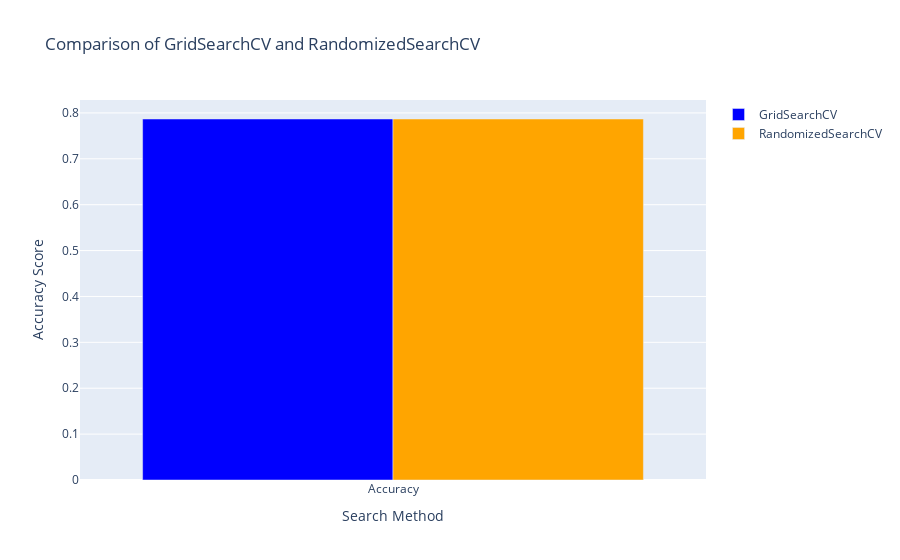

Here is the notebook cell this chart was saved with:
### Markdown cell above
**Grid Search VS Random Search**

### Code cell
# Compare search methods and get best parameters
gs_model, rs_model, best_params = compare_search_methods(X, t)
print(f"Best parameters found: {best_params}")

### Figure 1 — Plotly figure (JSON) as saved in the notebook; plotly's stock layout.template omitted (floating-point values rounded to 4 significant figures)
{"data": [{"marker": {"color": "blue"}, "name": "GridSearchCV", "type": "bar", "x": ["Accuracy"], "y": [0.7867]}, {"marker": {"color": "orange"}, "name": "RandomizedSearchCV", "type": "bar", "x": ["Accuracy"], "y": [0.7867]}], "layout": {"barmode": "group", "title": {"text": "Comparison of GridSearchCV and RandomizedSearchCV"}, "xaxis": {"title": {"text": "Search Method"}}, "yaxis": {"title": {"text": "Accuracy Score"}}}}
